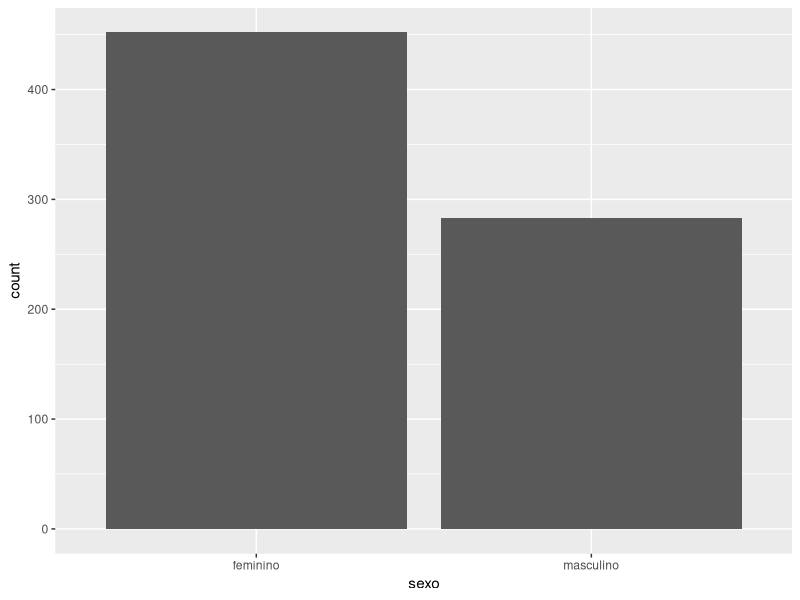
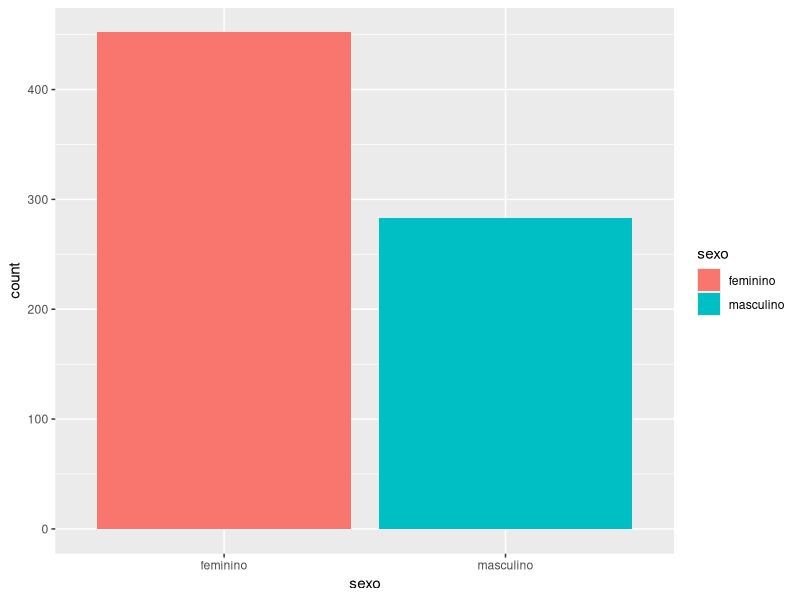
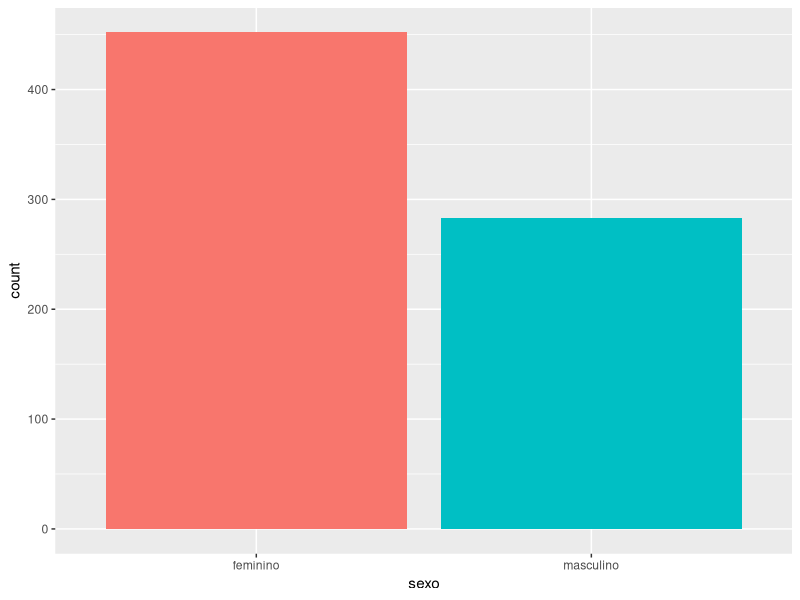
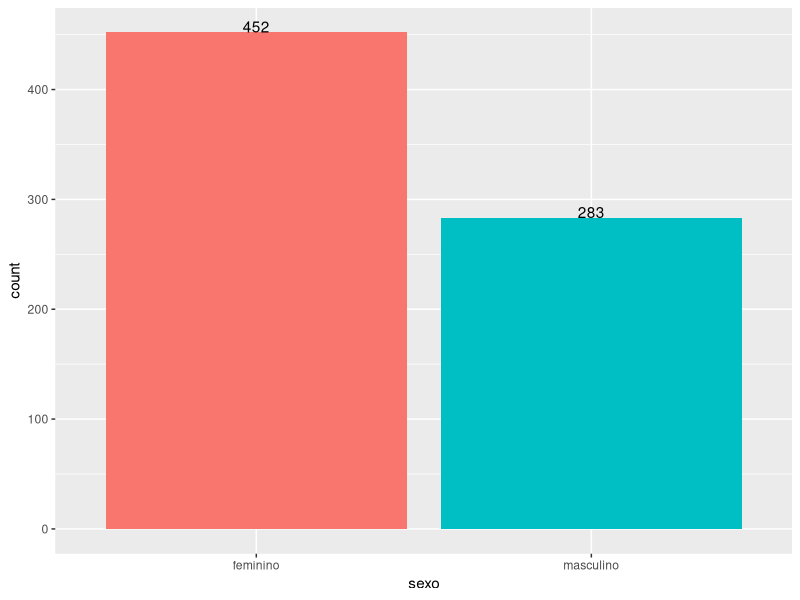
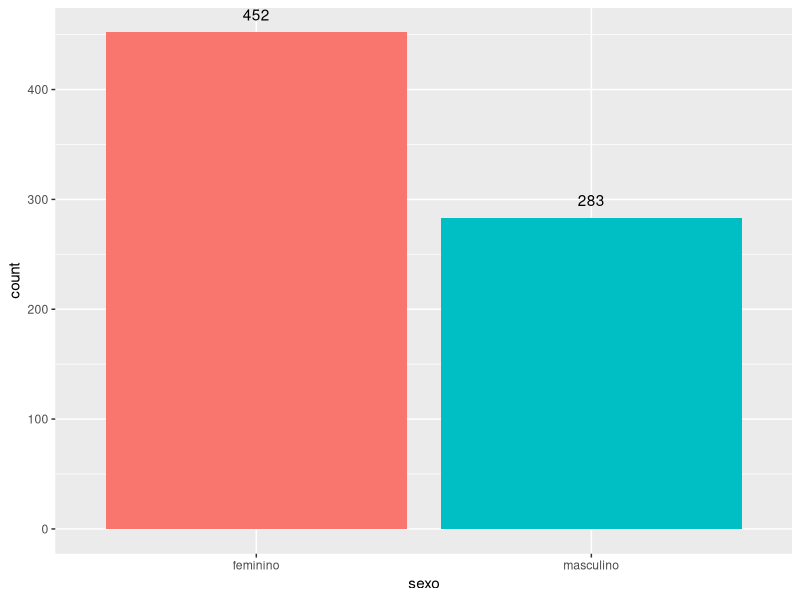
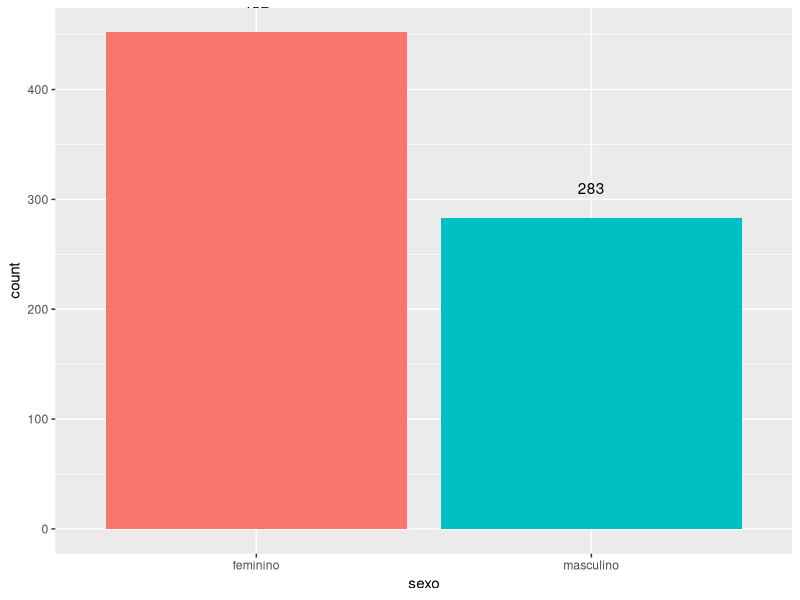
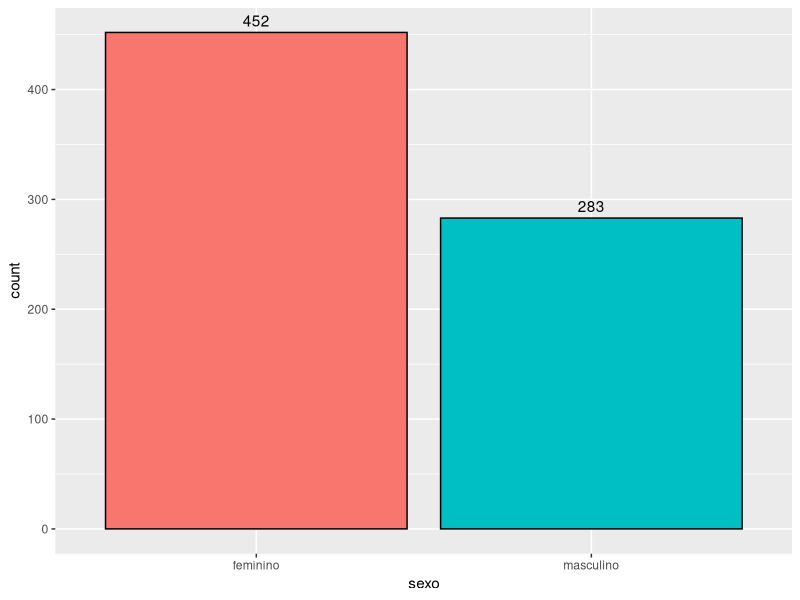
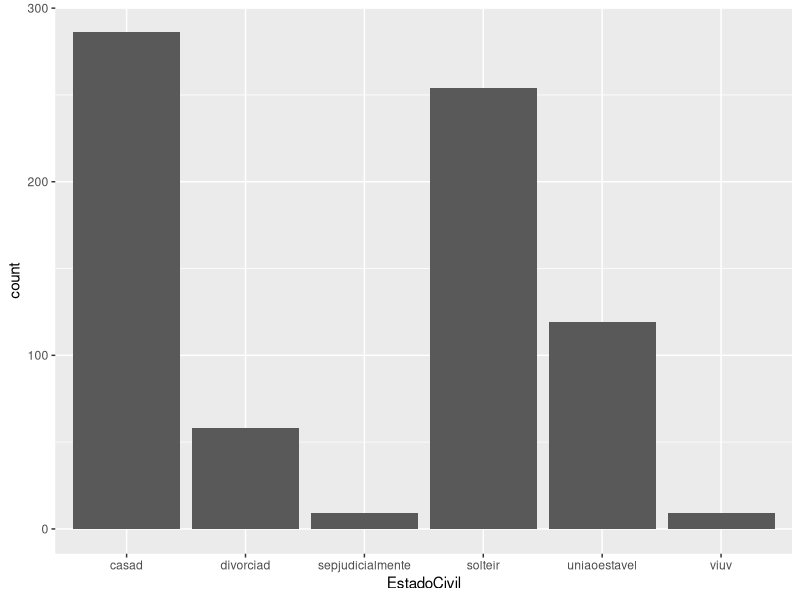

Reproduce these figures in R, in order.
## ---- chunk 1
library(dplyr)
## ---- chunk 2
library(magrittr)
## ---- chunk 3
set.seed(100) # serve para que a geração de números aleatórios possa ser reproduzida

# função que divide por 10
div <- function(x){
  return(x/10)
}

# criando o vetor
y <- rnorm(20, 10, 1) # 20 números com média 10 e desvio 1

# calculando a média do vetor
mean(div(y))
## ---- chunk 4
set.seed(100)

# criando o vetor
y <- rnorm(20, 10, 1) # 20 números com média 10 e desvio 1

# calculando a média do vetor
y %>% div() %>% mean()

# se preferir um abaixo do outro:
y %>% 
  div() %>% 
  mean()
## ---- chunk 5
dados <- read.csv("dados.csv", header = TRUE, sep = "")
## ---- chunk 6
# visualizando a tabela - dados
dados[1:10,]
## ---- chunk 7
dados %>% 
  select(DataNascimento)
## ---- chunk 8
select(dados, DataNascimento)
## ---- chunk 9
dados %>% 
  select(sexo, idade)
## ---- chunk 10

## ---- chunk 11
dados %>% 
  select(sexo, idade, carreira, BaseCalculoMensal)
## ---- chunk 12
dados %>% 
  filter(EstadoCivil == "solteir")
## ---- chunk 13

## ---- chunk 14
dados %>% 
  filter(EstadoCivil != "divociad")
## ---- chunk 15
# Filtrando os soteiros e Professores
dados %>% 
  filter(EstadoCivil == "solteir", carreira == "PROFESSOR")
## ---- chunk 16
dados %>% 
  filter(EstadoCivil == "casad", idade > 30)
## ---- chunk 17
dados %>% 
  filter(EstadoCivil == "casad", idade > 30) %>% 
  select(-EstadoCivil)
## ---- chunk 18

## ---- chunk 19
dados %>% 
  filter(EstadoCivil == "casad" | EstadoCivil == "solteir", 
         idade >= 30 & idade <= 40, carreira == "PROFESSOR") %>% 
  select(-carreira)
## ---- chunk 20
dados %>% 
  filter(EstadoCivil == "casad" | EstadoCivil == "solteir",
         idade >= 50 & idade <= 60) %>% 
  select(idade, EstadoCivil, temposervico, BaseCalculoMensal)
## ---- chunk 21

## ---- chunk 22
dados %>% 
  filter(sexo == "feminino", EstadoCivil == "solteir") %>% 
  select(carreira, BaseCalculoMensal)
## ---- chunk 23

## ---- chunk 24
dados %>% 
  filter(EstadoCivil == "divorciad" | EstadoCivil == "sepjudicialmente", idade <= 50) %>% 
  select(sexo, EstadoCivil, carreira, idade, BaseCalculoMensal)

## ---- chunk 25
dados %>% 
  filter(EstadoCivil != "casad", idade > 40) %>% 
  select(sexo, EstadoCivil, carreira, idade, BaseCalculoMensal)
## ---- chunk 26

## ---- chunk 27
dados %>% 
  filter(EstadoCivil == "casad" | EstadoCivil == "uniaoestavel" | EstadoCivil == "solteir", idade > 50, BaseCalculoMensal >= 2000 & BaseCalculoMensal <= 3000) %>% 
  select(sexo, idade, EstadoCivil, carreira, BaseCalculoMensal)
## ---- chunk 28

## ---- chunk 29
dados %>% 
  filter(EstadoCivil == "casad" | EstadoCivil == "uniaoestavel" | EstadoCivil == "solteir", idade > 50, BaseCalculoMensal >= 3000) %>% 
  select(sexo, idade, EstadoCivil, carreira, BaseCalculoMensal)
## ---- chunk 30
dados %>% 
  arrange(idade)
## ---- chunk 31
dados %>% 
  arrange(idade, BaseCalculoMensal)
## ---- chunk 32
dados %>% 
  arrange(desc(idade), BaseCalculoMensal)
## ---- chunk 33

## ---- chunk 34
dados %>% 
  mutate(BaseCalculo6meses = BaseCalculoMensal * 6)
## ---- chunk 35
dados %>% 
  mutate(BaseCalculo6meses = BaseCalculoMensal * 6) %>% 
  select(idade, BaseCalculoMensal, BaseCalculo6meses)
## ---- chunk 36
dados %>% 
  filter(EstadoCivil == "solteir", idade >= 30 & idade <= 50) %>% 
  mutate(BaseCalculo6meses = BaseCalculoMensal * 13) %>% 
  arrange(idade, BaseCalculo6meses) %>% 
  select(sexo, idade, carreira, BaseCalculo6meses)
## ---- chunk 37
dados %>% 
  summarize(media_Base = mean(BaseCalculoMensal))

## ---- chunk 38
dados %>% 
  na.omit() %>% 
  summarize(media_Base = mean(BaseCalculoMensal))
## ---- chunk 39
dados %>% 
  na.omit() %>% 
  group_by(sexo) %>% 
  summarize(media = mean(BaseCalculoMensal))
## ---- chunk 40
dados <- na.omit(dados)
# conferir se tem NA
which(is.na(dados))
## ---- chunk 41
dados %>% 
  group_by(sexo) %>% 
  summarize(quantidade = n(), media = mean(BaseCalculoMensal), desvio_padrao = sd(BaseCalculoMensal))
## ---- chunk 42
dados %>%
  group_by(EstadoCivil) %>% 
  summarize(quantidade = n(), media = mean(BaseCalculoMensal), desvio_padrao = sd(BaseCalculoMensal))
## ---- chunk 43
dados %>% 
  group_by(sexo, EstadoCivil) %>% 
  summarize(quantidade = n(), media = mean(BaseCalculoMensal), desvio_padrao = sd(BaseCalculoMensal))
## ---- chunk 44

## ---- chunk 45
dados %>% 
  group_by(carreira) %>% 
  summarize(quantidade = n(), media = mean(BaseCalculoMensal), desvio_padrao = sd(BaseCalculoMensal))
## ---- chunk 46
carreiras_base <- dados %>% 
  group_by(carreira) %>% 
  summarize(quantidade = n(), media = mean(BaseCalculoMensal), desvio_padrao = sd(BaseCalculoMensal))
## ---- chunk 47

## ---- chunk 48
arrange(carreiras_base, desc(media))
## ---- chunk 49

## ---- chunk 50
dados %>% 
  summarize(quantidade = n(), media_idade = mean(idade), mediana_idade = median(idade), desvio_idade = sd(idade), min_idade = min(idade), max_idade = max(idade))

## ---- chunk 51
dados %>% 
  group_by(sexo) %>% 
  summarize(quantidade = n(), media_idade = mean(idade), mediana_idade = median(idade), desvio_idade = sd(idade), min_idade = min(idade), max_idade = max(idade))
## ---- chunk 52

## ---- chunk 53
dados %>% 
  group_by(sexo) %>% 
  filter(EstadoCivil == "divorciad" | EstadoCivil == "viuv") %>% 
  summarize(quantidade = n(), media_idade = mean(idade), mediana_idade = median(idade), desvio_idade = sd(idade), min_idade = min(idade), max_idade = max(idade))
## ---- chunk 54

## ---- chunk 55
dados %>% 
  group_by(sexo, EstadoCivil) %>% 
  select(sexo, EstadoCivil, idade, BaseCalculoMensal) %>% 
  summarize(n = n(), media_base = mean(BaseCalculoMensal), media_idade = mean(idade), desvio_base = sd(BaseCalculoMensal), desvio_idade = sd(idade)) %>% 
  arrange()
## ---- chunk 56
library(ggplot2)
## ---- chunk 57
base <- read.csv("dados_estatisticas_final.csv", header = TRUE, sep = ",") # ver dados - criou com separador ","
head(base)
## ---- chunk 58
str(base)
## ---- chunk 59
# Vamos visualizar um gráfico de barras par o sexo
ggplot(data = base, mapping = aes(sexo)) + 
  geom_bar()
## ---- chunk 60
# decidi por salvar o código do ggplot() à variável "p"
p <- ggplot(data = base, mapping = aes(x = sexo, fill = sexo)) + 
  geom_bar()

# visualizar
print(p)
## ---- chunk 61
# Se você deseja saber a quantidade de pessoas para cada sexo, use a função table()
table(base$sexo)

# gráfico sem legenda
p <- p + guides(fill = FALSE)
print(p)
## ---- chunk 62
p + geom_text(stat="count", aes(label=..count..), vjust=0)
## ---- chunk 63
# ajustando para negativo, os valores se distanciam do eixo x
p + geom_text(stat="count", aes(label=..count..), vjust=-1)
p + geom_text(stat="count", aes(label=..count..), vjust=-2)
## ---- chunk 64
# adicionando um contorno preto
ggplot(data = base, mapping = aes(x = sexo, fill = sexo)) + 
  geom_bar(colour = "black") + 
  geom_text(stat="count", aes(label = ..count..), vjust=-0.5) +
  guides(fill = FALSE)
## ---- chunk 65
# gráfico de barras para Estado Civil em escala cinza

## ---- chunk 66
# gráfico de barras para Estado Civil colorido

## ---- chunk 67
# gráfico de barras para Estado Civil sem legenda

## ---- chunk 68
# gráfico de barras para Estado Civil sem legenda e com numeração acima das barras

## ---- chunk 69
# gráfico de barras para Estado Civil sem legenda e com numeração acima das barras e com contorno preto

## ---- chunk 70
# Queremos ver agora o gráfico de barras para o estado civil
ggplot(data = base, mapping = aes(x = EstadoCivil)) + 
  geom_bar()

# com cores
ggplot(data = base, mapping = aes(x = EstadoCivil, fill = EstadoCivil)) + 
  geom_bar()

# com cores e sem legenda
ggplot(data = base, mapping = aes(x = EstadoCivil, fill = EstadoCivil)) + 
  geom_bar() + guides(fill = FALSE)

# com os valores em cima das barras e sem legenda
ggplot(data = base, mapping = aes(x = EstadoCivil, fill = EstadoCivil)) + 
  geom_bar() + 
  geom_text(stat = 'count', aes(label = ..count..), vjust=-0.5) + 
  guides(fill = FALSE)

# com os valores em cima das barras e sem legenda e com contorno preto
ggplot(data = base, mapping = aes(x = EstadoCivil, fill = EstadoCivil)) + 
  geom_bar(colour="black") + 
  geom_text(stat = 'count', aes(label = ..count..), vjust=-0.5) + 
  guides(fill = FALSE)
## ---- chunk 71
# criando a variável `b` que representa a quantidade por estado civil. A função count() é da biblioteca dplyr.
b <- base %>%
      count(EstadoCivil)
# mostrando `b`
b

# criando o gráfico de barras para o estado civil ordenando de forma crescente
ggplot(data = b, mapping = aes(x = reorder(EstadoCivil, -n), y = n, fill = EstadoCivil)) + 
  geom_bar(stat="identity", colour="black") +  
  geom_text(aes(label = n),vjust=-0.5) 

## ---- chunk 72

## ---- chunk 73
ggplot(data = b, mapping = aes(x = reorder(EstadoCivil, n), y = n, fill = EstadoCivil)) + 
  geom_bar(stat="identity", colour="black") +  
  geom_text(aes(label = n),vjust=-0.5) +
  guides(fill=FALSE)
## ---- chunk 74

## ---- chunk 75
# dica: veja quantas pessoas por carreira de forma decrescente: 
base %>% 
  count(carreira) %>% 
  arrange(desc(n))

ggplot(data = base) + 
  geom_bar(mapping = aes(x = carreira, fill = carreira)) +
  guides(fill = FALSE)

## ---- chunk 76

## ---- chunk 77

base_carreiras <- base %>% 
                  filter(carreira == "PROFESSOR" | carreira == "ENFERMEIRO" | 
                         carreira == "MOTORISTA" | carreira == "AG. COM. SAUDE" |
                         carreira == "AGENTE ADM.")
base_carreiras

b2 <- base_carreiras %>% 
        count(carreira)

b2

ggplot(data = b2, mapping = aes(x = reorder(carreira, -n), y = n, fill = carreira)) +
  geom_bar(stat = "identity", colour = "black") +  
  geom_text(aes(label = n),vjust=-0.5) + 
  guides(fill=FALSE)
## ---- chunk 78

## ---- chunk 79
ggplot(data = b2, mapping = aes(x = reorder(carreira, -n), y = n, fill = carreira)) +
  geom_bar(stat = "identity", colour = "black") +  
  geom_text(aes(label = n),vjust=-0.5) + 
  xlab("Profissão") + ylab("Quantidade") + ggtitle("Gráfico de Barras para Profissão") + 
  guides(fill=FALSE)
## ---- chunk 80
ggplot(base, aes(x = idade)) +
  geom_histogram()
## ---- chunk 81
ggplot(base, aes(x = idade)) +
  geom_histogram(bins = 30)
## ---- chunk 82
ggplot(base, aes(x = idade)) +
  geom_histogram(bins = 10)
## ---- chunk 83

## ---- chunk 84

ggplot(base, aes(x = idade)) +
  geom_histogram(binwidth = 15)

ggplot(base, aes(x = idade)) +
  geom_histogram(bins = 40)

ggplot(base, aes(x = idade)) +
  geom_histogram(bins = 50)

## ---- chunk 85
# vamos usar o argumento fill para preencher a área com a cor e o alpha (entre 0 e 1) para tornar mais transparente

## ---- chunk 86
ggplot(base, aes(x = idade, fill = sexo, color = sexo)) + 
  geom_histogram(binwidth = 5, alpha=0.5)
## ---- chunk 87
maiores_medias <- base %>% 
  group_by(carreira) %>% 
  summarize(n = n(), media = mean(BaseCalculoMensal)) %>% 
  filter(n > 10) %>% 
  arrange(desc(media))

menores_medias <- base %>% 
  group_by(carreira) %>% 
  summarize(n = n(), media = mean(BaseCalculoMensal)) %>% 
  filter(n > 10) %>% 
  arrange(media)

maiores_medias
menores_medias


base_boxplot <- base %>% 
  filter(carreira == "PROFESSORA" | carreira == "PROFESSOR" | carreira == "AGENTE ADM." | carreira == "GARI" | carreira == "AGENTE DE ENDEMIAS" | carreira == "MOTORISTA")

base_boxplot

ggplot(base_boxplot) +
  geom_boxplot(mapping = aes(x = carreira, y = BaseCalculoMensal, color = sexo))

